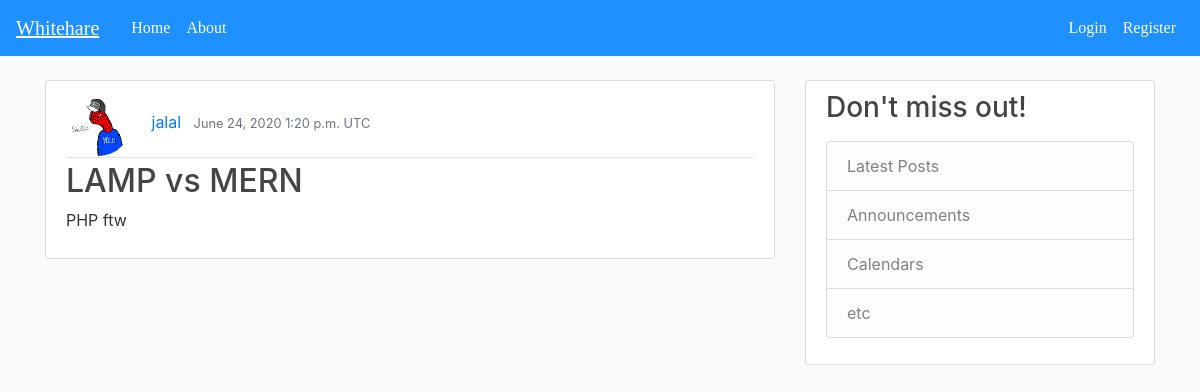
The app's page /post/1/ with its own data.
### blog/models.py (models this page shows, shortened)
class Post(models.Model):
    title = models.CharField(max_length=50)
    content = models.TextField()
    date_posted = models.DateTimeField(default=timezone.now)
    last_modified = models.DateTimeField(auto_now=True)
    author = models.ForeignKey(User, on_delete=models.CASCADE)

### users/models.py (models this page shows, shortened)
class Profile(models.Model):
    user = models.OneToOneField(User, on_delete=models.CASCADE)
    image = models.ImageField(default='default.jpg', upload_to='profile_pics')

### blog/views.py (the view)
# urls.py: path('post/<int:pk>/', PostDetailView.as_view(), name='post-detail'),
class PostDetailView(DetailView):
    model = Post

### blog/templates/blog/post_detail.html (shortened to what this page needs)
{% extends 'base.html' %} {% block body %}
<article class="media content-section">
    <div class="media-body">
        <div class="article-metadata">
            <img class="rounded-circle article-img" src="{{ object.author.profile.image.url }}">
            <a class="mr-2" href="{% url 'user-posts' object.author.username%}">{{ object.author }}</a>
            <small class="text-muted">{{ object.date_posted |date:"F d, Y P e" }}</small>
        </div>
        <h2 class="article-title">{{ object.title }}</h2>
        <p class="article-content">{{ object.content }}</p>
    </div>
</article>
{% endblock body %}

### static/blog/main.css (style rules this page uses)
body { background: #fafafa; color: #333333; margin-top: 5rem; }
h1, h2, h3, h4, h5, h6 { color: #444444; }
.content-section { background: #ffffff; padding: 10px 20px; border: 1px solid #dddddd; border-radius: 3px; margin-bottom: 20px; }
.article-title { color: #444444; }
.article-content { white-space: pre-line; }
.article-img { height: 65px; width: 65px; margin-right: 16px; }
.article-metadata { padding-bottom: 1px; margin-bottom: 4px; border-bottom: 1px solid #e3e3e3 }

### records on screen
Post: author.profile.image (picture), author "jalal", date_posted "June 24, 2020 1:20 p.m. UTC", title "LAMP vs MERN", content "PHP ftw"
